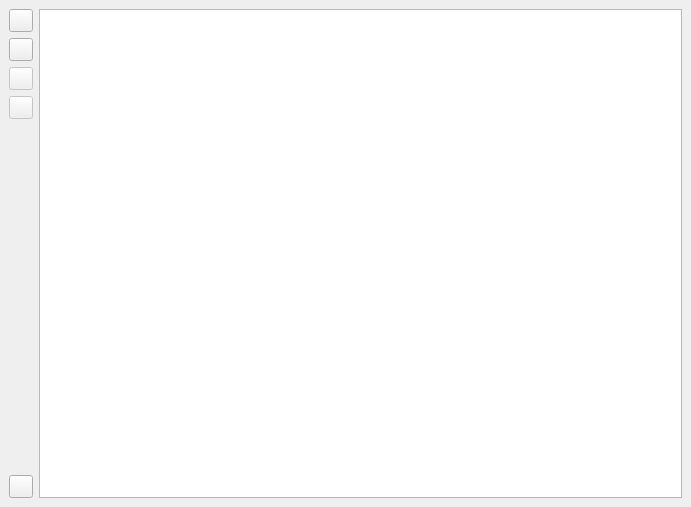
<ui version="4.0" >
 <author>R. Reucher</author>
 <class>DocBrowser</class>
 <widget class="QDialog" name="DocBrowser" >
  <property name="geometry" >
   <rect>
    <x>0</x>
    <y>0</y>
    <width>691</width>
    <height>507</height>
   </rect>
  </property>
  <property name="windowTitle" >
   <string>Documentation</string>
  </property>
  <layout class="QGridLayout" >
   <property name="margin" >
    <number>9</number>
   </property>
   <property name="spacing" >
    <number>6</number>
   </property>
   <item rowspan="6" row="0" column="1" >
    <widget class="QTextBrowser" name="manualBrowser" />
   </item>
   <item row="0" column="0" >
    <widget class="QToolButton" name="reloadButton" >
     <property name="enabled" >
      <bool>true</bool>
     </property>
     <property name="focusPolicy" >
      <enum>Qt::TabFocus</enum>
     </property>
     <property name="toolTip" >
      <string>Reload / top of file</string>
     </property>
     <property name="text" >
      <string/>
     </property>
     <property name="icon" >
      <iconset resource="qmc2.qrc" >
       <normaloff>:/data/img/reload.png</normaloff>:/data/img/reload.png</iconset>
     </property>
    </widget>
   </item>
   <item row="5" column="0" >
    <widget class="QToolButton" name="closeButton" >
     <property name="enabled" >
      <bool>true</bool>
     </property>
     <property name="focusPolicy" >
      <enum>Qt::TabFocus</enum>
     </property>
     <property name="toolTip" >
      <string>Close documentation browser</string>
     </property>
     <property name="text" >
      <string/>
     </property>
     <property name="icon" >
      <iconset resource="qmc2.qrc" >
       <normaloff>:/data/img/yes.png</normaloff>:/data/img/yes.png</iconset>
     </property>
    </widget>
   </item>
   <item row="4" column="0" >
    <spacer>
     <property name="orientation" >
      <enum>Qt::Vertical</enum>
     </property>
     <property name="sizeType" >
      <enum>QSizePolicy::Expanding</enum>
     </property>
     <property name="sizeHint" stdset="0" >
      <size>
       <width>21</width>
       <height>310</height>
      </size>
     </property>
    </spacer>
   </item>
   <item row="1" column="0" >
    <widget class="QToolButton" name="homeButton" >
     <property name="enabled" >
      <bool>true</bool>
     </property>
     <property name="focusPolicy" >
      <enum>Qt::TabFocus</enum>
     </property>
     <property name="toolTip" >
      <string>Help index</string>
     </property>
     <property name="text" >
      <string/>
     </property>
     <property name="icon" >
      <iconset resource="qmc2.qrc" >
       <normaloff>:/data/img/home.png</normaloff>:/data/img/home.png</iconset>
     </property>
    </widget>
   </item>
   <item row="2" column="0" >
    <widget class="QToolButton" name="backwardButton" >
     <property name="enabled" >
      <bool>false</bool>
     </property>
     <property name="focusPolicy" >
      <enum>Qt::TabFocus</enum>
     </property>
     <property name="toolTip" >
      <string>Go backward</string>
     </property>
     <property name="text" >
      <string/>
     </property>
     <property name="icon" >
      <iconset resource="qmc2.qrc" >
       <normaloff>:/data/img/previous.png</normaloff>:/data/img/previous.png</iconset>
     </property>
    </widget>
   </item>
   <item row="3" column="0" >
    <widget class="QToolButton" name="forwardButton" >
     <property name="enabled" >
      <bool>false</bool>
     </property>
     <property name="focusPolicy" >
      <enum>Qt::TabFocus</enum>
     </property>
     <property name="toolTip" >
      <string>Go forward</string>
     </property>
     <property name="text" >
      <string/>
     </property>
     <property name="icon" >
      <iconset resource="qmc2.qrc" >
       <normaloff>:/data/img/next.png</normaloff>:/data/img/next.png</iconset>
     </property>
    </widget>
   </item>
  </layout>
 </widget>
 <layoutdefault spacing="6" margin="9" />
 <tabstops>
  <tabstop>reloadButton</tabstop>
  <tabstop>homeButton</tabstop>
  <tabstop>backwardButton</tabstop>
  <tabstop>forwardButton</tabstop>
  <tabstop>closeButton</tabstop>
  <tabstop>manualBrowser</tabstop>
 </tabstops>
 <includes/>
 <resources>
  <include location="qmc2.qrc" />
 </resources>
 <connections>
  <connection>
   <sender>reloadButton</sender>
   <signal>clicked()</signal>
   <receiver>manualBrowser</receiver>
   <slot>reload()</slot>
   <hints>
    <hint type="sourcelabel" >
     <x>21</x>
     <y>21</y>
    </hint>
    <hint type="destinationlabel" >
     <x>336</x>
     <y>219</y>
    </hint>
   </hints>
  </connection>
  <connection>
   <sender>closeButton</sender>
   <signal>clicked()</signal>
   <receiver>DocBrowser</receiver>
   <slot>accept()</slot>
   <hints>
    <hint type="sourcelabel" >
     <x>21</x>
     <y>417</y>
    </hint>
    <hint type="destinationlabel" >
     <x>320</x>
     <y>219</y>
    </hint>
   </hints>
  </connection>
  <connection>
   <sender>homeButton</sender>
   <signal>clicked()</signal>
   <receiver>manualBrowser</receiver>
   <slot>home()</slot>
   <hints>
    <hint type="sourcelabel" >
     <x>21</x>
     <y>52</y>
    </hint>
    <hint type="destinationlabel" >
     <x>336</x>
     <y>219</y>
    </hint>
   </hints>
  </connection>
  <connection>
   <sender>backwardButton</sender>
   <signal>clicked()</signal>
   <receiver>manualBrowser</receiver>
   <slot>backward()</slot>
   <hints>
    <hint type="sourcelabel" >
     <x>21</x>
     <y>83</y>
    </hint>
    <hint type="destinationlabel" >
     <x>336</x>
     <y>219</y>
    </hint>
   </hints>
  </connection>
  <connection>
   <sender>forwardButton</sender>
   <signal>clicked()</signal>
   <receiver>manualBrowser</receiver>
   <slot>forward()</slot>
   <hints>
    <hint type="sourcelabel" >
     <x>21</x>
     <y>114</y>
    </hint>
    <hint type="destinationlabel" >
     <x>336</x>
     <y>219</y>
    </hint>
   </hints>
  </connection>
  <connection>
   <sender>manualBrowser</sender>
   <signal>forwardAvailable(bool)</signal>
   <receiver>forwardButton</receiver>
   <slot>setEnabled(bool)</slot>
   <hints>
    <hint type="sourcelabel" >
     <x>336</x>
     <y>219</y>
    </hint>
    <hint type="destinationlabel" >
     <x>21</x>
     <y>114</y>
    </hint>
   </hints>
  </connection>
  <connection>
   <sender>manualBrowser</sender>
   <signal>backwardAvailable(bool)</signal>
   <receiver>backwardButton</receiver>
   <slot>setEnabled(bool)</slot>
   <hints>
    <hint type="sourcelabel" >
     <x>336</x>
     <y>219</y>
    </hint>
    <hint type="destinationlabel" >
     <x>21</x>
     <y>83</y>
    </hint>
   </hints>
  </connection>
 </connections>
</ui>
